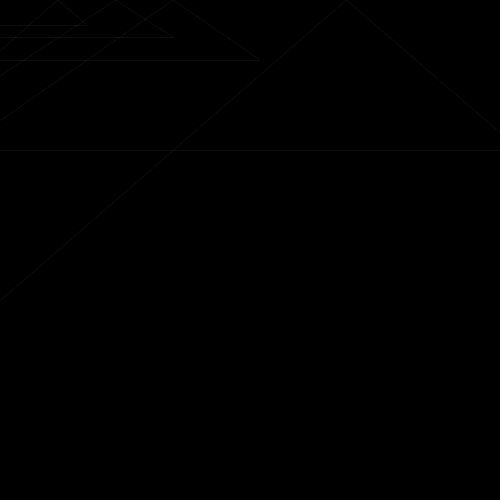
Frame 1 (no input)
Frame 60 (the mouse pressed at the canvas centre just before this capture): identical to frame 1, image omitted
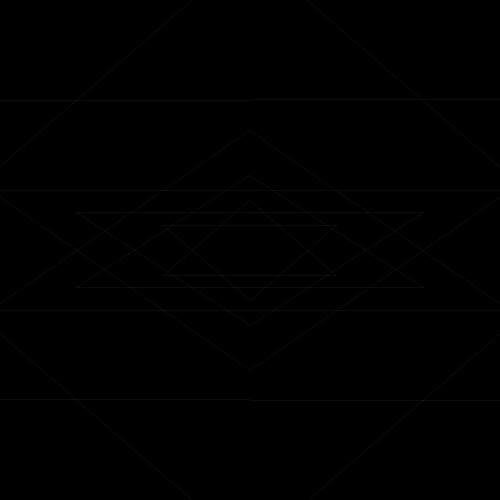
Frame 120 (the mouse held since frame 60 and released just before this capture)

The Processing sketch that drew these frames (run headless with seeded random() and noise(); from frame 60 on, the mouse is pressed at the canvas centre):

// Processing sketch: processing_89014
// ── processing_89014.pde

void setup(){
size(500,500);
smooth();
noCursor();
}
float rad,rad1,rad2;
float x1=80;
float y1=60;
float x2=250;
float y2=250;
int xcent,ycent;

void draw() {
background(0);
stroke(255,255,255,15);
strokeWeight(abs(mouseX-pmouseX));
  for (int deg1=0; deg1<360; deg1=deg1+60) {
  star(180, 100, 50,mouseX,mouseY);
  star(300,200,75,mouseX,mouseY);
  star(500,300,120,mouseX,mouseY);
  star(1200,600,300,mouseX,mouseY);
  }
}

void star(int rays, int xradius, int yradius, int xcent, int ycent) {
     for (int deg=0; deg<360; deg=deg+60) {
    rad1=radians(deg);
    rad2=radians(deg+120);
    x1=sin(rad1)*xradius+xcent;
    y1=cos(rad1)*yradius+ycent;
    x2=sin(rad2)*xradius+xcent;
    y2=cos(rad2)*yradius+ycent;
    line(x1,y1,x2,y2);
    
    
  }
}
